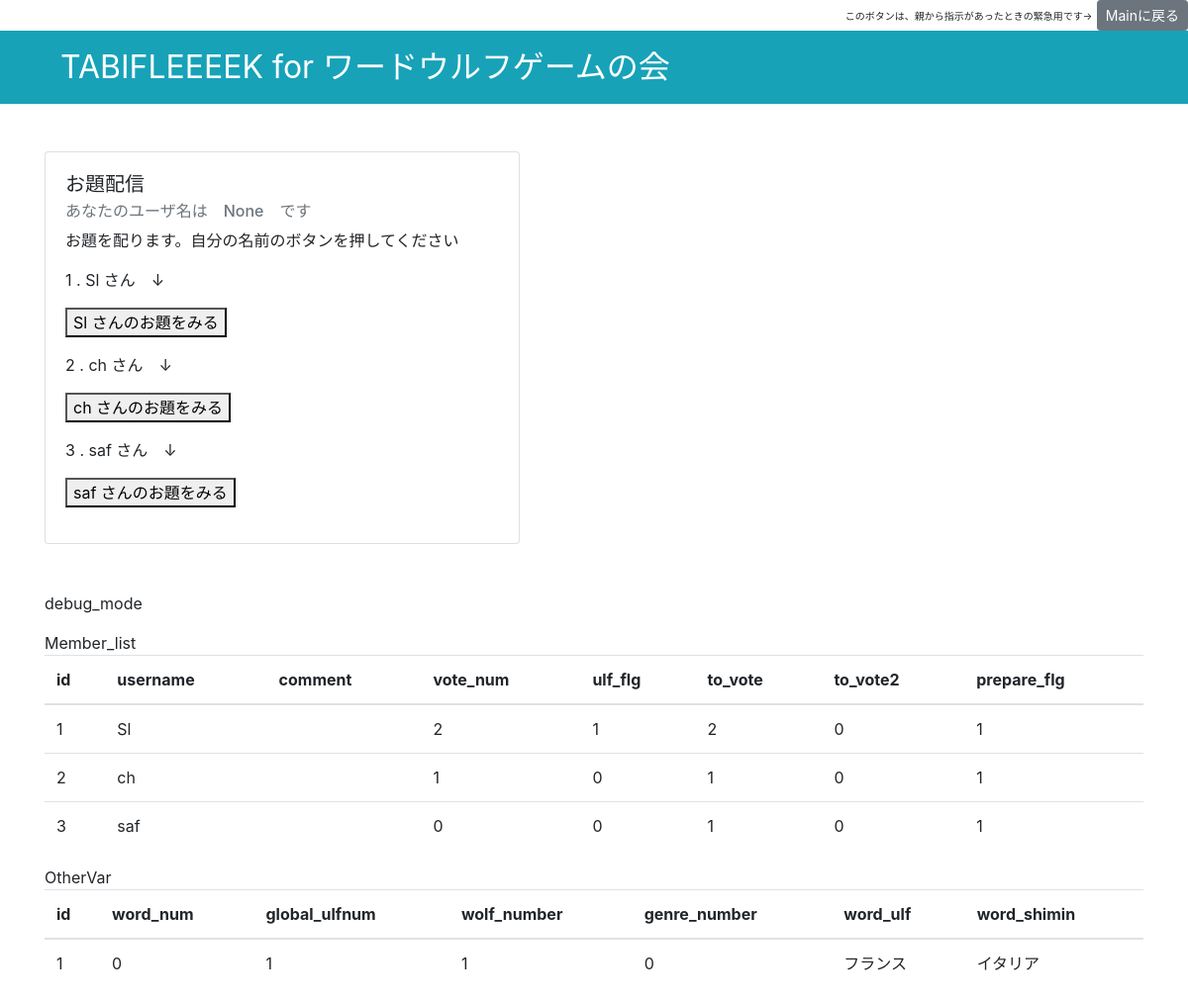
The page /memberlist_prepare on the database its author committed.
### app.py (models this page shows, shortened)
class MemberList(db.Model):
    __tablename__ = 'players'
    id = db.Column(db.Integer, primary_key=True)
    username = db.Column(db.Text, nullable=False)
    comment = db.Column(db.String(128), nullable=False)
    vote_num = db.Column(db.Integer, nullable=False)
    ulf_flg = db.Column(db.Integer, nullable=False)
    to_vote = db.Column(db.Integer, nullable=False)
    to_vote2 = db.Column(db.Integer, nullable=False)
    prepare_flg = db.Column(db.Integer, nullable=False)

class OtherVar(db2.Model):
    __tablename__ = 'OtherVariable'
    id = db.Column(db.Integer, primary_key=True)
    word_num = db.Column(db.Integer, nullable=False)
    global_ulfnum = db.Column(db.Integer, nullable=False)
    wolf_number = db.Column(db.Integer, nullable=False)
    genre_number = db.Column(db.Integer, nullable=False)
    word_ulf = db.Column(db.String(128), nullable=False)
    word_shimin = db.Column(db.String(128), nullable=False)
    quest1 = db.Column(db.String(256), nullable=True)
    quest2 = db.Column(db.String(256), nullable=True)
    quest3 = db.Column(db.String(256), nullable=True)
    quest4 = db.Column(db.String(256), nullable=True)
    quest5 = db.Column(db.String(256), nullable=True)

### app.py (the view)
@app.route('/memberlist_prepare')
def memberlist_prepare():
    myname = session.get('username')
    MemberList_DB = db.session.query(MemberList).all()
    OtherVari = db2.session.query(OtherVar).all()
    if myname is None:
        print("ユーザ名がNoneになってしまっています")
        flg_none = '1'
    else:
        flg_none = '0'
    if len(OtherVari) == 0:
        print("まだ親の人が開始ボタンを教えていません")
        return redirect(url_for('load_member_list'))
    else:
        debug_memberlist = MemberList.query.all()#debug_DBチェック用
        debug_OtherVar = OtherVar.query.all()#debug_DBチェック用
        return render_template('member_list_prepare.html',MemberList_DB = MemberList_DB,myname = myname,flg_none = flg_none,debug_memberlist =debug_memberlist ,debug_OtherVar = debug_OtherVar)

### templates/member_list_prepare.html (shortened to what this page needs)
{% extends 'base.html' %}
{% block content %}
<div class="py-5">
    <div class="card" style="width: 30rem;">
        <div class="card-body">
            <h5 class="card-title">お題配信</h5>
            <h6 class="card-subtitle mb-2 text-muted">あなたのユーザ名は　{{myname}}　です </h6>
            <p>お題を配ります。自分の名前のボタンを押してください</p>
            {% for member in MemberList_DB %}
                {% if flg_none == '1' %}
                <p>
                    {{ loop.index }} .  {{ member.username }}  さん　↓
                        <form action="/odaihaishin" method="POST">
                            <button type = "submit" name = "action" value = {{ loop.index }} > {{ member.username }} さんのお題をみる</button>
                        </form>
                </p>
                {% endif %}
            {% endfor %}
        </div>
    </div>
</div>
{% endblock %}

### templates/base.html (shortened to what this page needs)
<!DOCTYPE html>
<html lang="ja">
    <head>
        <link rel="stylesheet" href="https://stackpath.bootstrapcdn.com/bootstrap/4.4.1/css/bootstrap.min.css">
    </head>
    <body>
        <div class="text-right">
        <font size="1">このボタンは、親から指示があったときの緊急用です→</font>
        <a class="btn btn-secondary btn-sm" href="{{ url_for('main')}}" role="button">Mainに戻る</a>
    　　</div>
        <nav class="navbar  navbar-dark bg-info">
            <div class="container-md">
                <a class="navbar-brand pl-3" style="font-size: 2rem;">TABIFLEEEEK for ワードウルフゲームの会</a>
            </div>
        </nav>
        <div class="container">
            {% block content %}
            {% endblock %}
            <p>debug_mode</p>
            <td>Member_list</td>
            <table class="table table-hover">
            <thead>
                <tr>
                    <th>id</th>
                    <th>username</th>
                    <th>comment</th>
                    <th>vote_num</th>
                    <th>ulf_flg</th>
                    <th>to_vote</th>
                    <th>to_vote2</th>
                    <th>prepare_flg</th>
                </tr>
            </thead>
            <tbody>
                {% for post in debug_memberlist %}
                <tr>
                    <td>{{ post.id}}</td>
                    <td>{{ post.username}}</td>
                    <td>{{ post.comment }}</td>
                    <td>{{ post.vote_num }}</td>
                    <td>{{ post.ulf_flg }}</td>
                    <td>{{ post.to_vote }}</td>
                    <td>{{ post.to_vote2 }}</td>
                    <td>{{ post.prepare_flg }}</td>
                </tr>
                {% else %}
                <td>DBが登録されていません</td>
                {% endfor %}
            </tbody>
            </table>
            <td>OtherVar</td>
            <table class="table table-hover">
            <thead>
                <tr>
                    <th>id</th>
                    <th>word_num</th>
                    <th>global_ulfnum</th>
                    <th>wolf_number</th>
                    <th>genre_number</th>
                    <th>word_ulf</th>
                    <th>word_shimin</th>
                </tr>
            </thead>
            <tbody>
                {% for post in debug_OtherVar %}
                <tr>
                    <td>{{ post.id}}</td>
                    <td>{{ post.word_num}}</td>
                    <td>{{ post.global_ulfnum }}</td>
                    <td>{{ post.wolf_number }}</td>
                    <td>{{ post.genre_number}}</td>
                    <td>{{ post.word_ulf }}</td>
                    <td>{{ post.word_shimin}}</td>
                </tr>
                {% else %}
                <td>DBが登録されていません</td>
                {% endfor %}
            </tbody>
            </table>
        </div>
    </body>
</html>

### rows shown on the page
MemberList: username "Sl", id "1", vote_num "2", ulf_flg "1", to_vote "2", to_vote2 "0", prepare_flg "1"
MemberList: username "ch", id "2", vote_num "1", ulf_flg "0", to_vote "1", to_vote2 "0", prepare_flg "1"
MemberList: username "saf", id "3", vote_num "0", ulf_flg "0", to_vote "1", to_vote2 "0", prepare_flg "1"
OtherVar: id "1", word_num "0", global_ulfnum "1", wolf_number "1", genre_number "0", word_ulf "フランス", word_shimin "イタリア"

### other values the page prints
{{ myname }} "None"
